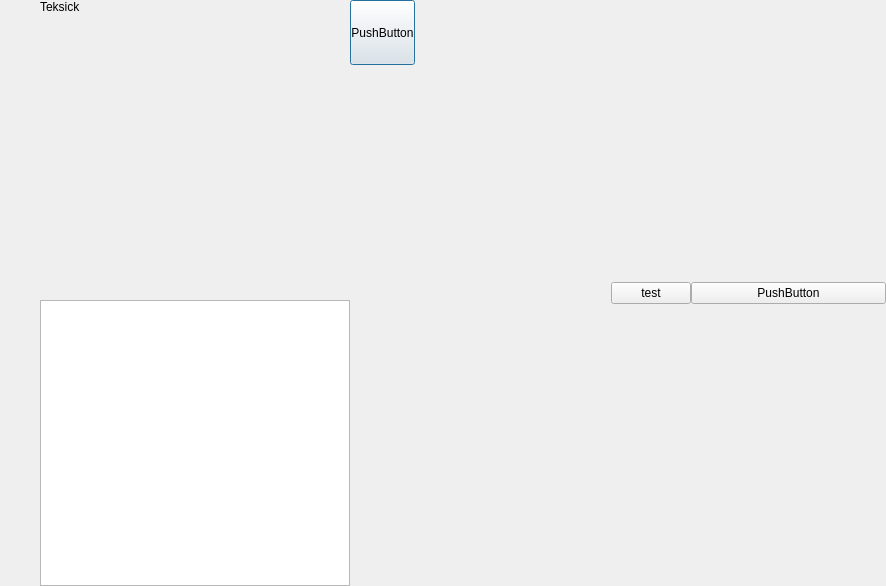
<?xml version="1.0" encoding="UTF-8"?>
<ui version="4.0">
 <class>Dialog_test</class>
 <widget class="QDialog" name="Dialog_test">
  <property name="geometry">
   <rect>
    <x>0</x>
    <y>0</y>
    <width>886</width>
    <height>586</height>
   </rect>
  </property>
  <property name="windowTitle">
   <string>Dialog</string>
  </property>
  <layout class="QGridLayout" name="gridLayout">
   <property name="leftMargin">
    <number>0</number>
   </property>
   <property name="topMargin">
    <number>0</number>
   </property>
   <property name="rightMargin">
    <number>0</number>
   </property>
   <property name="bottomMargin">
    <number>0</number>
   </property>
   <property name="spacing">
    <number>0</number>
   </property>
   <item row="0" column="0">
    <widget class="QWidget" name="widget_4" native="true">
     <layout class="QHBoxLayout" name="horizontalLayout" stretch="2,0,1,0,1">
      <property name="spacing">
       <number>0</number>
      </property>
      <property name="leftMargin">
       <number>0</number>
      </property>
      <property name="topMargin">
       <number>0</number>
      </property>
      <property name="rightMargin">
       <number>0</number>
      </property>
      <property name="bottomMargin">
       <number>0</number>
      </property>
      <item>
       <widget class="QWidget" name="widget" native="true">
        <property name="sizePolicy">
         <sizepolicy hsizetype="Fixed" vsizetype="Preferred">
          <horstretch>0</horstretch>
          <verstretch>0</verstretch>
         </sizepolicy>
        </property>
        <property name="maximumSize">
         <size>
          <width>350</width>
          <height>16777215</height>
         </size>
        </property>
        <property name="styleSheet">
         <string notr="true"/>
        </property>
        <layout class="QVBoxLayout" name="verticalLayout">
         <property name="spacing">
          <number>0</number>
         </property>
         <property name="leftMargin">
          <number>40</number>
         </property>
         <property name="topMargin">
          <number>0</number>
         </property>
         <property name="rightMargin">
          <number>0</number>
         </property>
         <property name="bottomMargin">
          <number>0</number>
         </property>
         <item>
          <widget class="QLabel" name="label">
           <property name="styleSheet">
            <string notr="true">
background-image: url(:/images/gray.jpg);</string>
           </property>
           <property name="text">
            <string>Teksick</string>
           </property>
          </widget>
         </item>
         <item>
          <spacer name="verticalSpacer">
           <property name="orientation">
            <enum>Qt::Vertical</enum>
           </property>
           <property name="sizeHint" stdset="0">
            <size>
             <width>20</width>
             <height>40</height>
            </size>
           </property>
          </spacer>
         </item>
         <item>
          <widget class="QTextEdit" name="textEdit"/>
         </item>
        </layout>
       </widget>
      </item>
      <item>
       <widget class="QWidget" name="widget_2" native="true">
        <property name="sizePolicy">
         <sizepolicy hsizetype="Preferred" vsizetype="Preferred">
          <horstretch>0</horstretch>
          <verstretch>0</verstretch>
         </sizepolicy>
        </property>
        <property name="maximumSize">
         <size>
          <width>65</width>
          <height>16777215</height>
         </size>
        </property>
        <property name="styleSheet">
         <string notr="true">background-image: url(:/images/pobierz.png);</string>
        </property>
        <layout class="QVBoxLayout" name="verticalLayout_2" stretch="0,0">
         <property name="spacing">
          <number>0</number>
         </property>
         <property name="leftMargin">
          <number>0</number>
         </property>
         <property name="topMargin">
          <number>0</number>
         </property>
         <property name="rightMargin">
          <number>0</number>
         </property>
         <property name="bottomMargin">
          <number>0</number>
         </property>
         <item>
          <layout class="QHBoxLayout" name="horizontalLayout_2">
           <property name="spacing">
            <number>0</number>
           </property>
           <item>
            <spacer name="horizontalSpacer_2">
             <property name="orientation">
              <enum>Qt::Horizontal</enum>
             </property>
             <property name="sizeHint" stdset="0">
              <size>
               <width>40</width>
               <height>20</height>
              </size>
             </property>
            </spacer>
           </item>
           <item>
            <widget class="QPushButton" name="pushButton">
             <property name="sizePolicy">
              <sizepolicy hsizetype="Fixed" vsizetype="Fixed">
               <horstretch>1</horstretch>
               <verstretch>1</verstretch>
              </sizepolicy>
             </property>
             <property name="minimumSize">
              <size>
               <width>65</width>
               <height>65</height>
              </size>
             </property>
             <property name="maximumSize">
              <size>
               <width>65</width>
               <height>65</height>
              </size>
             </property>
             <property name="text">
              <string>PushButton</string>
             </property>
            </widget>
           </item>
          </layout>
         </item>
         <item>
          <spacer name="verticalSpacer_2">
           <property name="orientation">
            <enum>Qt::Vertical</enum>
           </property>
           <property name="sizeHint" stdset="0">
            <size>
             <width>20</width>
             <height>40</height>
            </size>
           </property>
          </spacer>
         </item>
        </layout>
       </widget>
      </item>
      <item>
       <spacer name="horizontalSpacer">
        <property name="orientation">
         <enum>Qt::Horizontal</enum>
        </property>
        <property name="sizeHint" stdset="0">
         <size>
          <width>40</width>
          <height>20</height>
         </size>
        </property>
       </spacer>
      </item>
      <item>
       <widget class="QPushButton" name="pushButton_2">
        <property name="text">
         <string>test</string>
        </property>
       </widget>
      </item>
      <item>
       <widget class="QPushButton" name="pushButton_4">
        <property name="text">
         <string>PushButton</string>
        </property>
       </widget>
      </item>
     </layout>
    </widget>
   </item>
  </layout>
 </widget>
 <resources/>
 <connections/>
</ui>
